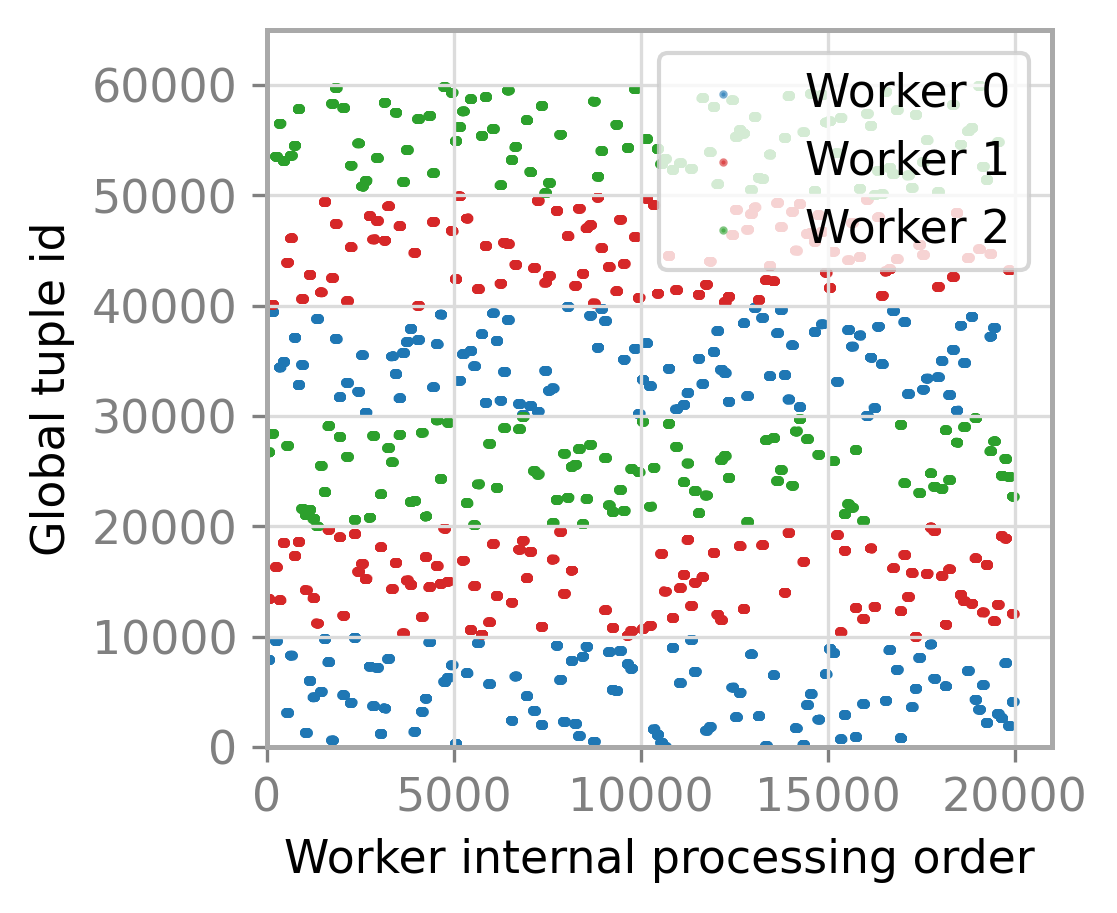

Generate this figure with Python:
import matplotlib
matplotlib.use('Agg')  # Use non-GUI backend for saving plots
import matplotlib.pyplot as plt
import numpy as np
from matplotlib import gridspec
import matplotlib.dates as mdates
import matplotlib as mpl
import os, sys
import math
import random

from datetime import datetime

# Apply same style settings as fig3.py
mpl.rcParams['axes.linewidth'] = 1.2
plt.rcParams['font.family'] = 'sans-serif'

mpl.rcParams['lines.linewidth'] = 1.5
mpl.rcParams['axes.titlesize'] = 11
mpl.rcParams['axes.labelsize'] = 11
mpl.rcParams['xtick.labelsize'] = 11
mpl.rcParams['xtick.color'] = 'Grey'
mpl.rcParams['ytick.labelsize'] = 11
mpl.rcParams['ytick.color'] = 'Grey'
mpl.rcParams['legend.fontsize'] = 11
mpl.rcParams['hatch.color'] = 'Red'
mpl.rcParams['hatch.linewidth'] = 1.5

mpl.rcParams['grid.color'] = 'gainsboro'
mpl.rc('axes', edgecolor='darkgrey')
plt.rc('pdf', fonttype=42)

# Colors for different workers
colors = ['tab:blue', 'tab:red', 'tab:green', 'tab:orange', 'tab:purple', 'tab:brown']

def parse_log_file(log_file_path):
    """
    Parse a single worker log file.
    
    Returns:
        tuple: (global_indices, worker_indices) 
               where global_indices = file_id * 10000 + sample_index
               and worker_indices = line numbers (0-based)
    """
    global_indices = []
    worker_indices = []
    
    try:
        with open(log_file_path, 'r') as f:
            for line_num, line in enumerate(f):
                line = line.strip()
                if '-' in line:
                    parts = line.split('-')
                    if len(parts) == 2:
                        file_id = int(parts[0])
                        sample_index = int(parts[1])
                        
                        # Calculate global index: file_id * 10000 + sample_index
                        global_index = file_id * 10000 + sample_index
                        
                        global_indices.append(global_index)
                        worker_indices.append(line_num)  # Line number as worker internal index
    except Exception as e:
        print(f"Error reading {log_file_path}: {e}")
    
    return global_indices, worker_indices

def plot_real_logs_distribution(logs_dir, title="CorgiPile Real Logs Distribution", output_file=None):
    """
    Plot the distribution of real log data showing the effect of dual-layer shuffle.
    
    Args:
        logs_dir (str): Directory containing worker log files
        title (str): Plot title
        output_file (str): Output file path (optional)
    """
    fig = plt.figure(figsize=(3.5, 3))
    ax = fig.add_subplot(111)
    
    # Apply same layout adjustments as fig3.py
    plt.subplots_adjust(left=0.198, bottom=0.17, right=0.946, top=0.967,
                       wspace=0.205, hspace=0.2)
    
    # Set labels
    ax.set_ylabel("Global tuple id", color='black')
    ax.set_xlabel("Worker internal processing order")
    
    # Process each worker's log file
    worker_files = [
        "worker_0_samples.txt",
        "worker_1_samples.txt", 
        "worker_2_samples.txt"
    ]
    
    max_worker_index = 0
    max_global_index = 0
    
    for worker_id, worker_file in enumerate(worker_files):
        log_file_path = os.path.join(logs_dir, worker_file)
        
        if os.path.exists(log_file_path):
            print(f"Processing {worker_file}...")
            global_indices, worker_indices = parse_log_file(log_file_path)
            
            if global_indices:
                # Plot with different color for each worker
                ax.scatter(worker_indices, global_indices, 
                          s=1, 
                          color=colors[worker_id], 
                          label=f'Worker {worker_id}',
                          alpha=0.6)
                
                max_worker_index = max(max_worker_index, max(worker_indices))
                max_global_index = max(max_global_index, max(global_indices))
                
                print(f"Worker {worker_id}: {len(global_indices)} samples")
                print(f"  Global index range: [{min(global_indices)}, {max(global_indices)}]")
                print(f"  Worker index range: [{min(worker_indices)}, {max(worker_indices)}]")
        else:
            print(f"Warning: {log_file_path} not found")
    
    # Set axis limits (adjust based on data)
    ax.set_xlim(xmin=0, xmax=max_worker_index + 1000)
    ax.set_ylim(ymin=0, ymax=max_global_index + 5000)
    
    # Add grid and legend
    ax.grid(True)
    ax.legend(loc='upper right')
    
    # Save the plot
    if output_file:
        fig.savefig(output_file, dpi=300, bbox_inches='tight')
        print(f"Plot saved to: {output_file}")
    else:
        # Default save location if no output file specified
        default_output = os.path.join(os.path.dirname(__file__), "corgipile_logs_distribution.png")
        fig.savefig(default_output, dpi=300, bbox_inches='tight')
        print(f"Plot saved to: {default_output}")

    plt.close()  # Close figure to free memory

def analyze_shuffle_quality(logs_dir):
    """
    Analyze the quality of shuffle by checking the distribution patterns.
    """
    print("\n=== Shuffle Quality Analysis ===")
    
    worker_files = [
        "worker_0_samples.txt",
        "worker_1_samples.txt", 
        "worker_2_samples.txt"
    ]
    
    total_samples = 0
    file_distribution = {}
    
    for worker_id, worker_file in enumerate(worker_files):
        log_file_path = os.path.join(logs_dir, worker_file)
        
        if os.path.exists(log_file_path):
            global_indices, worker_indices = parse_log_file(log_file_path)
            total_samples += len(global_indices)
            
            # Count samples per file for this worker
            worker_file_dist = {}
            for global_idx in global_indices:
                file_id = global_idx // 10000
                worker_file_dist[file_id] = worker_file_dist.get(file_id, 0) + 1
            
            print(f"Worker {worker_id} file distribution: {worker_file_dist}")
            
            # Aggregate global file distribution
            for file_id, count in worker_file_dist.items():
                file_distribution[file_id] = file_distribution.get(file_id, 0) + count
    
    print(f"Total samples processed: {total_samples}")
    print(f"Global file distribution: {file_distribution}")
    
    # Check if shuffle is working (samples should not be in order)
    for worker_id, worker_file in enumerate(worker_files):
        log_file_path = os.path.join(logs_dir, worker_file)
        if os.path.exists(log_file_path):
            global_indices, worker_indices = parse_log_file(log_file_path)
            
            # Check first few samples to see if they're shuffled
            first_10_global = global_indices[:10] if len(global_indices) >= 10 else global_indices
            print(f"Worker {worker_id} first 10 global indices: {first_10_global}")
            
            # Simple shuffle check: are consecutive samples from the same file in order?
            is_shuffled = False
            if len(global_indices) >= 5:
                # Check if first 5 samples are NOT consecutive
                first_5 = global_indices[:5]
                for i in range(1, len(first_5)):
                    if abs(first_5[i] - first_5[i-1]) != 1:
                        is_shuffled = True
                        break
            
            print(f"Worker {worker_id} appears shuffled: {is_shuffled}")

if __name__ == '__main__':
    # Get script directory for relative paths
    script_dir = os.path.dirname(os.path.abspath(__file__))
    project_root = os.path.dirname(script_dir)
    
    # Configuration with relative paths
    logs_directory = os.path.join(project_root, "examples", "logs", "local_test_3_workers")
    plot_title = "CorgiPile Dual-Layer Shuffle: 3 Workers Real Distribution"
    output_file_path = os.path.join(script_dir, "cifar_logs_local_single_machine.png")
    
    # Check if logs directory exists
    if not os.path.exists(logs_directory):
        print(f"Error: Logs directory '{logs_directory}' not found!")
        print("Please make sure the path is correct.")
        sys.exit(1)
    
    print("=== CorgiPile Real Logs Visualization ===")
    print(f"Logs directory: {logs_directory}")
    
    # Analyze shuffle quality
    analyze_shuffle_quality(logs_directory)
    
    # Generate the plot
    print(f"\nGenerating plot...")
    plot_real_logs_distribution(logs_directory, plot_title, output_file_path)
